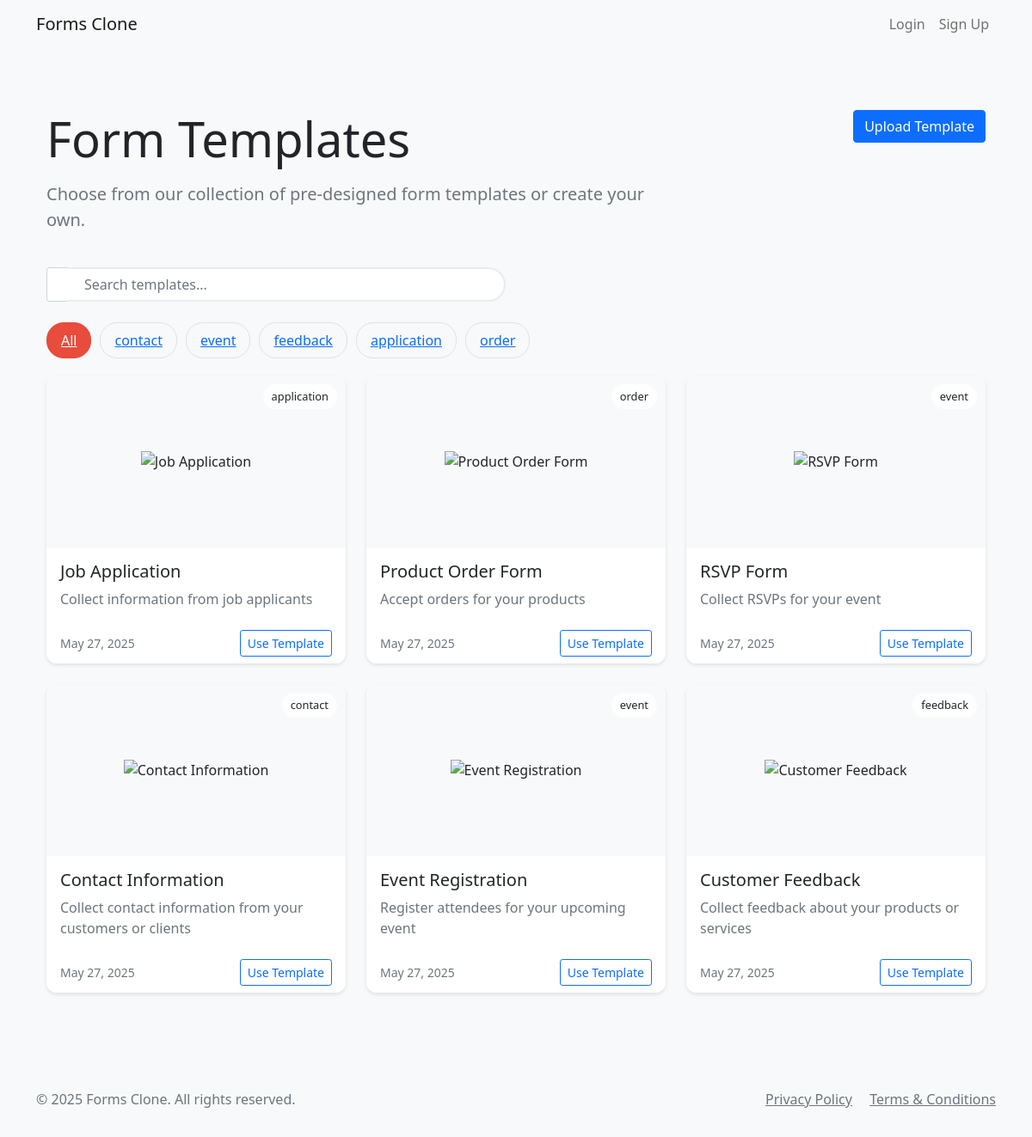
Page /templates on the committed database.
### app.py (models this page shows, shortened)
class FormTemplate(db.Model):
    id = db.Column(db.Integer, primary_key=True)
    title = db.Column(db.String(200), nullable=False)
    description = db.Column(db.Text)
    questions = db.Column(db.Text)  # JSON string of questions
    category = db.Column(db.String(50))  # e.g., 'survey', 'registration', 'feedback'
    created_at = db.Column(db.DateTime, default=datetime.utcnow)
    is_public = db.Column(db.Boolean, default=True)
    preview_image = db.Column(db.String(255), nullable=True)
    user_id = db.Column(db.Integer, db.ForeignKey('user.id'), nullable=True)
    user = db.relationship('User', backref='templates')
    template_data = db.Column(db.Text, nullable=True)  # JSON string of complete template data

### app.py (the view)
@app.route('/templates')
def template_gallery():
    categories = db.session.query(FormTemplate.category).distinct().all()
    categories = [cat[0] for cat in categories if cat[0]]
    selected_category = request.args.get('category')
    search_query = request.args.get('search', '')
    query = FormTemplate.query.filter_by(is_public=True)
    if selected_category:
        query = query.filter_by(category=selected_category)
    if search_query:
        query = query.filter(
            (FormTemplate.title.ilike(f'%{search_query}%')) |
            (FormTemplate.description.ilike(f'%{search_query}%'))
        )
    templates = query.order_by(FormTemplate.created_at.desc()).all()
    return render_template('template_gallery.html',
                         templates=templates,
                         categories=categories,
                         selected_category=selected_category,
                         search_query=search_query)

### app.py (called while the page is built)
@app.context_processor
def inject_now():
    return {'now': datetime.now()}

@app.context_processor
def inject_csrf_token():
    return {'csrf_token': lambda: 'dummy_token'}

### templates/template_gallery.html (shortened to what this page needs)
{% extends "base.html" %}
{% block content %}
<div class="container py-5">
    <div class="row mb-4">
        <div class="col-md-8">
            <h1 class="display-4 mb-3">Form Templates</h1>
            <p class="lead text-muted">Choose from our collection of pre-designed form templates or create your own.</p>
        </div>
        <div class="col-md-4 text-md-end">
            <a href="{{ url_for('upload_template') }}" class="btn btn-primary">
                 Upload Template
            </a>
        </div>
    </div>
    <div class="row mb-4">
        <div class="col-md-6">
            <div class="input-group">
                <span class="input-group-text bg-white border-end-0">
                </span>
                <input type="text" class="form-control search-box border-start-0"
                       placeholder="Search templates..."
                       value="{{ search_query }}"
                       onkeyup="if(event.keyCode === 13) searchTemplates(this.value)">
            </div>
        </div>
    </div>
    <div class="category-filter">
        <a href="{{ url_for('template_gallery') }}"
           class="category-btn {% if not selected_category %}active{% endif %}">
            All
        </a>
        {% for category in categories %}
        <a href="{{ url_for('template_gallery', category=category) }}"
           class="category-btn {% if selected_category == category %}active{% endif %}">
            {{ category }}
        </a>
        {% endfor %}
    </div>
    <div class="row row-cols-1 row-cols-md-2 row-cols-lg-3 g-4">
        {% for template in templates %}
        <div class="col">
            <div class="card template-card h-100">
                <div class="template-preview">
                    <span class="category-badge">{{ template.category }}</span>
                </div>
                <div class="card-body">
                    <h5 class="card-title">{{ template.title }}</h5>
                    <p class="card-text text-muted">{{ template.description }}</p>
                </div>
                <div class="card-footer bg-white border-top-0">
                    <div class="d-flex justify-content-between align-items-center">
                        <small class="text-muted">
                            {{ template.created_at.strftime('%b %d, %Y') }}
                        </small>
                        <a href="{{ url_for('use_template', template_id=template.id) }}"
                           class="btn btn-sm btn-outline-primary">
                            Use Template
                        </a>
                    </div>
                </div>
            </div>
        </div>
        {% endfor %}
    </div>
</div>
{% endblock %}

### templates/base.html (shortened to what this page needs)
<!DOCTYPE html>
<html lang="en">
<head>
    <link href="https://cdn.jsdelivr.net/npm/bootstrap@5.1.3/dist/css/bootstrap.min.css" rel="stylesheet">
    <link rel="stylesheet" href="{{ url_for('static', filename='css/style.css') }}">
</head>
<body>
    <nav class="navbar navbar-expand-lg navbar-light bg-light">
        <div class="container">
            <a class="navbar-brand" href="{{ url_for('index') }}">Forms Clone</a>
            <div class="collapse navbar-collapse" id="navbarNav">
                <ul class="navbar-nav ms-auto">
                    {% if current_user.is_authenticated %}
                        <li class="nav-item">
                            <a class="nav-link" href="{{ url_for('dashboard') }}">Dashboard</a>
                        </li>
                        <li class="nav-item">
                            <a class="nav-link" href="{{ url_for('create_form') }}">Create Form</a>
                        </li>
                        <li class="nav-item">
                            <a class="nav-link" href="{{ url_for('logout') }}">Logout</a>
                        </li>
                        <li class="nav-item">
                            <a class="nav-link" href="{{ url_for('postback_dashboard') }}">Postbacks</a>
                        </li>
                    {% else %}
                        <li class="nav-item">
                            <a class="nav-link" href="{{ url_for('login') }}">Login</a>
                        </li>
                        <li class="nav-item">
                            <a class="nav-link" href="{{ url_for('signup') }}">Sign Up</a>
                        </li>
                    {% endif %}
                </ul>
            </div>
        </div>
    </nav>
    <div class="container mt-4">
        {% block content %}{% endblock %}
    </div>
    <footer class="footer mt-5 py-3 bg-light">
        <div class="container">
            <div class="row">
                <div class="col-md-6">
                    <p class="text-muted">&copy; {{ moment().format('YYYY') }} Forms Clone. All rights reserved.</p>
                </div>
                <div class="col-md-6 text-end">
                    <a href="{{ url_for('privacy_policy') }}" class="text-muted me-3">Privacy Policy</a>
                    <a href="{{ url_for('terms_and_conditions') }}" class="text-muted">Terms & Conditions</a>
                </div>
            </div>
        </div>
    </footer>
</body>
</html>

### static/css/style.css (style rules this page uses)
body { background-color: #f8f9fa; }
.card { box-shadow: 0 2px 4px rgba(0, 0, 0, 0.1); border: none; }
.card-title { margin-bottom: 0.5rem; font-weight: 500; }

### templates/template_gallery.html (style rules this page uses)
.template-card { transition: transform 0.3s ease, box-shadow 0.3s ease; border: none; border-radius: 12px; overflow: hidden; }
.template-preview { height: 200px; background: #f8f9fa; display: flex; align-items: center; justify-content: center; position: relative; overflow: hidden; }
.category-badge { position: absolute; top: 10px; right: 10px; background: rgba(255,255,255,0.9); padding: 5px 10px; border-radius: 20px; font-size: 0.8rem; font-weight: 500; }
.search-box { border-radius: 25px; padding-left: 20px; padding-right: 20px; border: 2px solid #e9ecef; transition: all 0.3s ease; }
.category-filter { display: flex; gap: 10px; flex-wrap: wrap; margin-bottom: 20px; }
.category-btn { border-radius: 20px; padding: 8px 16px; background: #f8f9fa; border: 1px solid #dee2e6; transition: all 0.3s ease; }
.category-btn:hover, .category-btn.active { background: #e74c3c; color: white; border-color: #e74c3c; }

### rows in the picture
FormTemplate: category "application", title "Job Application", description "Collect information from job applicants", created_at "May 27, 2025"
FormTemplate: category "order", title "Product Order Form", description "Accept orders for your products", created_at "May 27, 2025"
FormTemplate: category "event", title "RSVP Form", description "Collect RSVPs for your event", created_at "May 27, 2025"
FormTemplate: category "contact", title "Contact Information", description "Collect contact information from your customers or clients", created_at "May 27, 2025"
FormTemplate: category "event", title "Event Registration", description "Register attendees for your upcoming event", created_at "May 27, 2025"
FormTemplate: category "feedback", title "Customer Feedback", description "Collect feedback about your products or services", created_at "May 27, 2025"

### other values in the picture
{{ category }} "contact" "event" "feedback" "application" "order"
{{ moment().format('YYYY') }} "2025"
